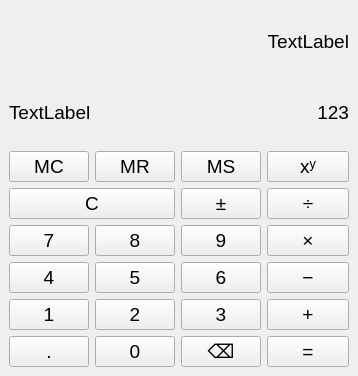
<?xml version="1.0" encoding="UTF-8"?>
<ui version="4.0">
 <class>MainWindow</class>
 <widget class="QMainWindow" name="MainWindow">
  <property name="geometry">
   <rect>
    <x>0</x>
    <y>0</y>
    <width>339</width>
    <height>376</height>
   </rect>
  </property>
  <property name="sizePolicy">
   <sizepolicy hsizetype="Preferred" vsizetype="Preferred">
    <horstretch>0</horstretch>
    <verstretch>0</verstretch>
   </sizepolicy>
  </property>
  <property name="font">
   <font>
    <pointsize>14</pointsize>
   </font>
  </property>
  <property name="contextMenuPolicy">
   <enum>Qt::ContextMenuPolicy::ActionsContextMenu</enum>
  </property>
  <property name="windowTitle">
   <string>Калькулятор</string>
  </property>
  <widget class="QWidget" name="centralwidget">
   <layout class="QGridLayout" name="gridLayout">
    <item row="3" column="3">
     <widget class="QPushButton" name="pushButton_div">
      <property name="text">
       <string>÷</string>
      </property>
     </widget>
    </item>
    <item row="5" column="0">
     <widget class="QPushButton" name="pushButton_four">
      <property name="text">
       <string>4</string>
      </property>
     </widget>
    </item>
    <item row="4" column="0">
     <widget class="QPushButton" name="pushButton_seven">
      <property name="text">
       <string>7</string>
      </property>
     </widget>
    </item>
    <item row="4" column="2">
     <widget class="QPushButton" name="pushButton_nine">
      <property name="text">
       <string>9</string>
      </property>
     </widget>
    </item>
    <item row="4" column="3">
     <widget class="QPushButton" name="pushButton_mult">
      <property name="text">
       <string>×</string>
      </property>
     </widget>
    </item>
    <item row="7" column="3">
     <widget class="QPushButton" name="pushButton_result">
      <property name="text">
       <string>=</string>
      </property>
     </widget>
    </item>
    <item row="6" column="1">
     <widget class="QPushButton" name="pushButton_two">
      <property name="text">
       <string>2</string>
      </property>
     </widget>
    </item>
    <item row="5" column="1">
     <widget class="QPushButton" name="pushButton_five">
      <property name="text">
       <string>5</string>
      </property>
     </widget>
    </item>
    <item row="5" column="3">
     <widget class="QPushButton" name="pushButton_sub">
      <property name="text">
       <string>−</string>
      </property>
     </widget>
    </item>
    <item row="2" column="0">
     <widget class="QPushButton" name="pushButton_MemClean">
      <property name="text">
       <string>MC</string>
      </property>
     </widget>
    </item>
    <item row="7" column="1">
     <widget class="QPushButton" name="pushButton_zero">
      <property name="text">
       <string>0</string>
      </property>
     </widget>
    </item>
    <item row="6" column="0">
     <widget class="QPushButton" name="pushButton_one">
      <property name="text">
       <string>1</string>
      </property>
     </widget>
    </item>
    <item row="3" column="0" colspan="2">
     <widget class="QPushButton" name="pushButton_clean">
      <property name="text">
       <string>C</string>
      </property>
     </widget>
    </item>
    <item row="6" column="3">
     <widget class="QPushButton" name="pushButton_add">
      <property name="text">
       <string>+</string>
      </property>
     </widget>
    </item>
    <item row="1" column="0" colspan="4">
     <layout class="QHBoxLayout" name="horizontalLayout">
      <item>
       <widget class="QLabel" name="l_memory">
        <property name="text">
         <string>TextLabel</string>
        </property>
       </widget>
      </item>
      <item>
       <widget class="QLabel" name="l_result">
        <property name="text">
         <string>123</string>
        </property>
        <property name="alignment">
         <set>Qt::AlignmentFlag::AlignRight|Qt::AlignmentFlag::AlignTrailing|Qt::AlignmentFlag::AlignVCenter</set>
        </property>
       </widget>
      </item>
     </layout>
    </item>
    <item row="2" column="3">
     <widget class="QPushButton" name="pushButton_power">
      <property name="text">
       <string>xʸ</string>
      </property>
     </widget>
    </item>
    <item row="3" column="2">
     <widget class="QPushButton" name="pushButton_negative">
      <property name="text">
       <string>±</string>
      </property>
     </widget>
    </item>
    <item row="6" column="2">
     <widget class="QPushButton" name="pushButton_three">
      <property name="text">
       <string>3</string>
      </property>
     </widget>
    </item>
    <item row="0" column="3">
     <widget class="QLabel" name="l_formula">
      <property name="text">
       <string>TextLabel</string>
      </property>
      <property name="alignment">
       <set>Qt::AlignmentFlag::AlignRight|Qt::AlignmentFlag::AlignTrailing|Qt::AlignmentFlag::AlignVCenter</set>
      </property>
     </widget>
    </item>
    <item row="7" column="0">
     <widget class="QPushButton" name="pushButton_dot">
      <property name="text">
       <string>.</string>
      </property>
     </widget>
    </item>
    <item row="2" column="1">
     <widget class="QPushButton" name="pushButton_MemRead">
      <property name="text">
       <string>MR</string>
      </property>
     </widget>
    </item>
    <item row="2" column="2">
     <widget class="QPushButton" name="pushButton_MemSave">
      <property name="text">
       <string>MS</string>
      </property>
     </widget>
    </item>
    <item row="4" column="1">
     <widget class="QPushButton" name="pushButton_eight">
      <property name="text">
       <string>8</string>
      </property>
     </widget>
    </item>
    <item row="5" column="2">
     <widget class="QPushButton" name="pushButton_six">
      <property name="text">
       <string>6</string>
      </property>
     </widget>
    </item>
    <item row="7" column="2">
     <widget class="QPushButton" name="pushButton_delete">
      <property name="text">
       <string>⌫</string>
      </property>
     </widget>
    </item>
   </layout>
  </widget>
 </widget>
 <resources/>
 <connections/>
</ui>
